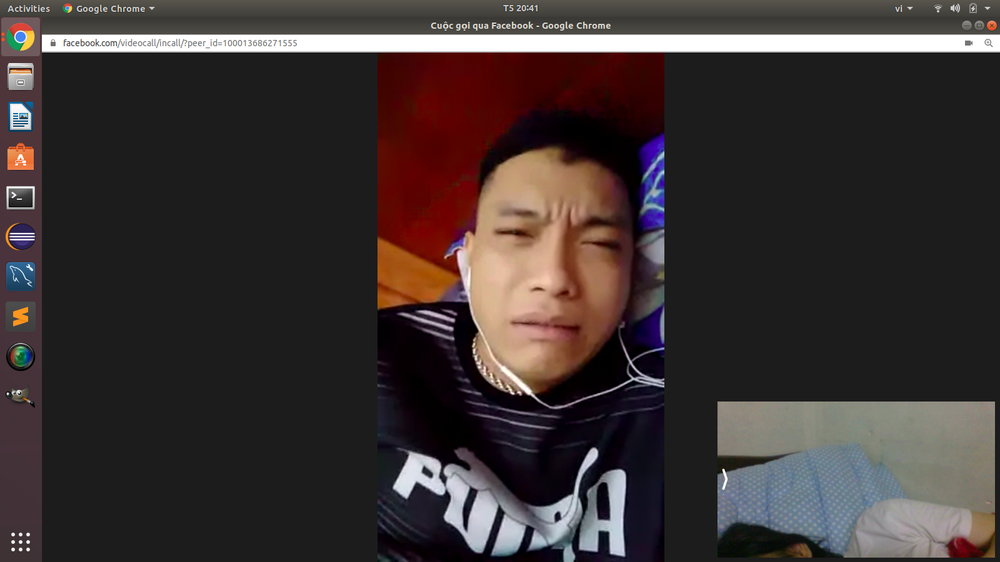
#> input picture test1/dang.png, 1000 x 562 px, shrunk from 1600 x 900 before the run
$ python thaotac_px.py
#> lines starting #> are read from the running program, lines starting #| are printed output that depends on the picture; after the words box and inside, x2 and y2 are one past the last pixel; in counts of white or black regions, pixels touching at a corner belong together
import cv2;
import numpy as np;

img = cv2.imread("dang.png",1);
#> img is the input picture: shape (562, 1000, 3); mean B, G, R 51.3, 52.1, 60.7

px = img[0][0];
#> px = [77, 85, 88]
print(px);
#| [77 85 88]

for i in range(300):
    for j in range(300):
        if img[i,j,0] > 30:
            img[i,j] = 1
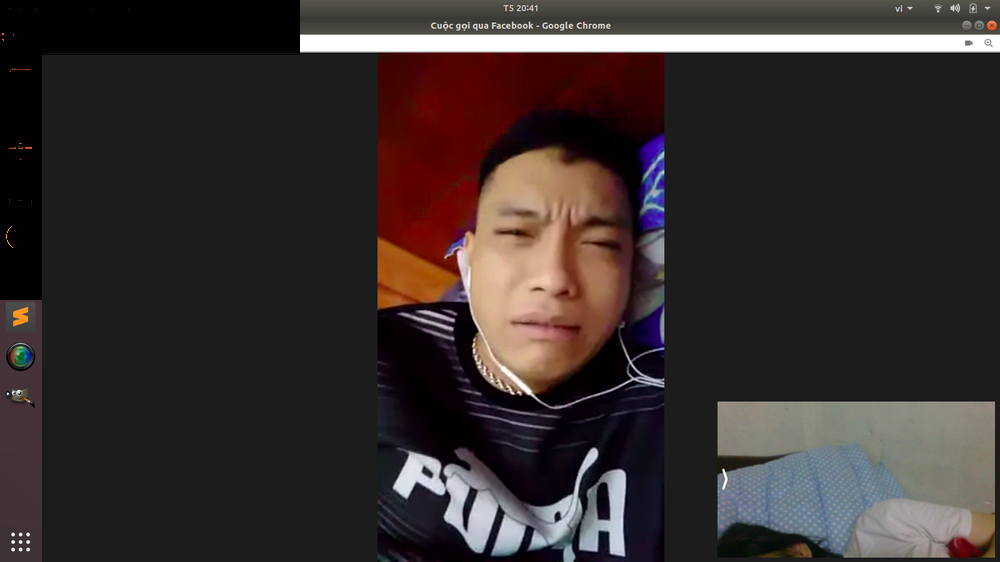
#> img: shape (562, 1000, 3); 4.7% of pixels changed, all inside (x1, y1, x2, y2) = (0, 0, 300, 300)

cv2.imwrite('dang_thaotac_px.png', img)
